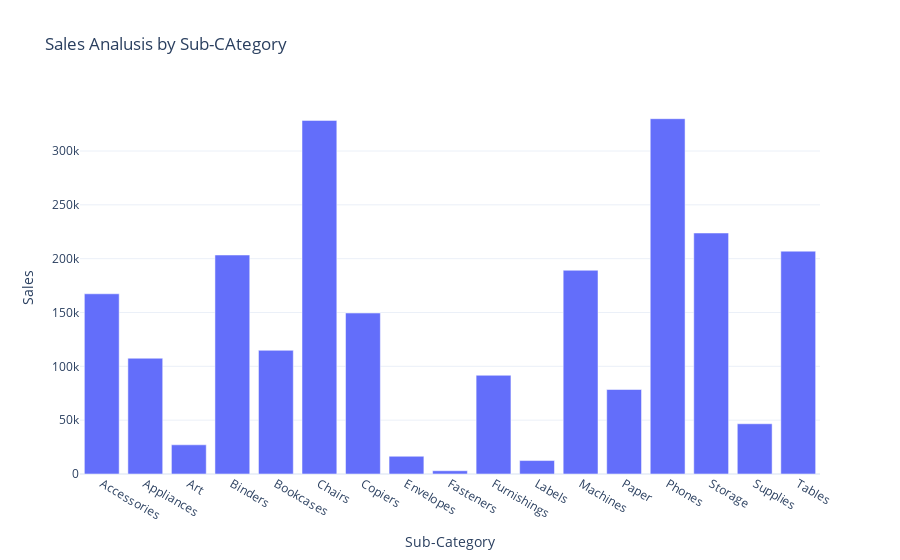

The cell this chart's notebook holds for it:
### Code cell
fig = px.bar(sales_by_subcategory, x='Sub-Category', y='Sales',  title='Sales Analusis by Sub-CAtegory')
fig.show()

### Figure 1 — Plotly figure (JSON) as saved in the notebook; plotly's stock layout.template omitted (floating-point values rounded to 4 significant figures)
{"data": [{"alignmentgroup": "True", "hovertemplate": "Sub-Category=%{x}<br>Sales=%{y}<extra></extra>", "legendgroup": "", "marker": {"color": "#636efa", "pattern": {"shape": ""}}, "name": "", "offsetgroup": "", "orientation": "v", "showlegend": false, "textposition": "auto", "type": "bar", "x": ["Accessories", "Appliances", "Art", "Binders", "Bookcases", "Chairs", "Copiers", "Envelopes", "Fasteners", "Furnishings", "Labels", "Machines", "Paper", "Phones", "Storage", "Supplies", "Tables"], "xaxis": "x", "y": [167400.0, 107500.0, 27120.0, 203400.0, 114900.0, 328400.0, 149500.0, 16480.0, 3024.0, 91710.0, 12490.0, 189200.0, 78480.0, 330000.0, 223800.0, 46670.0, 207000.0], "yaxis": "y"}], "layout": {"barmode": "relative", "legend": {"tracegroupgap": 0}, "title": {"text": "Sales Analusis by Sub-CAtegory"}, "xaxis": {"anchor": "y", "domain": [0, 1], "title": {"text": "Sub-Category"}}, "yaxis": {"anchor": "x", "domain": [0, 1], "title": {"text": "Sales"}}}}
